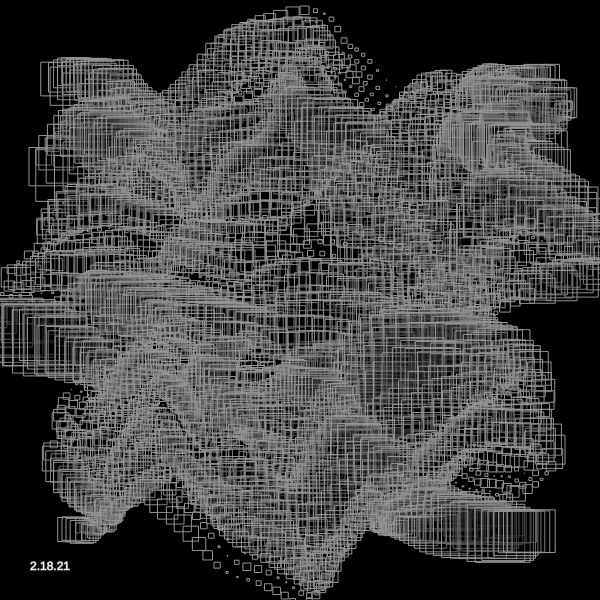
Frame 1 (no input)
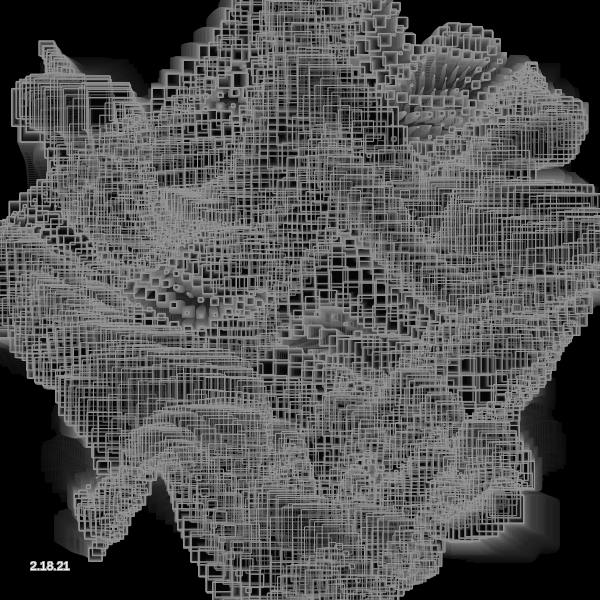
Frame 60 (no input)
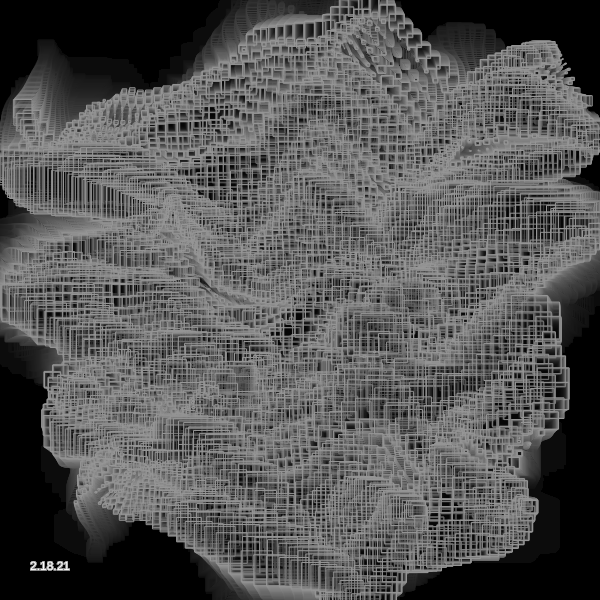
Frame 120 (the mouse pressed at the canvas centre since frame 60)

The p5.js sketch that drew these frames (run headless with seeded random() and noise() and a simulated clock; from frame 60 on, the mouse is pressed at the canvas centre):

// p5.js sketch
// ── sketch.js


/*
Mod from
kusakari
*/

let aryObjects_ = [];
let aryXY_ = [];
let aryNoiseXY_ = [];
let xyStep_;
let noiseStep_;
let noiseXStart_;
let noiseX_;
let noiseYStart_;
let noiseY_;
let noiseT_;
let deg_;
let divideNum_;
let scale_;


function setup () {
    var canvas;
    if(windowWidth>=600 && windowHeight >=600){
      canvas = createCanvas(600, 600);
    }
    else{
      canvas = createCanvas(windowWidth, windowHeight - 100);
    }

    var x = (windowWidth - width) / 2;
    var y = (windowHeight - height) / 2;

    canvas.position(x, y);

    background(0);
    noStroke();
    fill(255);
    // frameRate(30);
    rectMode(CENTER);
    divideNum_ = 80;
    xyStep_ = width/divideNum_;
    noiseStep_ = 0.04*1;
    noiseXStart_ = random(40);
    noiseX_ = noiseXStart_;
    noiseYStart_ = random(10);
    noiseY_ = noiseYStart_;
    noiseT_ = random(10);
    deg_ = 2;
    scale_ = width/691*30;
    aryNoiseXY_ = set_noise(aryNoiseXY_);
    aryXY_ = set_xy(aryXY_);
}

function draw() {
  noiseT_ += noiseStep_ * 0.2;
  aryNoiseXY_ = update_noise(aryNoiseXY_);
  aryXY_ = set_xy(aryXY_);
  background(0, 10);
  noFill();
  stroke(150)
  fill(0, 20)
  for (let iY = 1; iY < aryXY_.length; iY++) {
    for (let iX = 1; iX < aryXY_[iY].length; iX++) {
      let wx = aryXY_[iY][iX][0]-aryXY_[iY-1][iX-1][0];
      let wy = aryXY_[iY][iX][1]-aryXY_[iY-1][iX-1][1];
      rect(aryXY_[iY-1][iX-1][0] + wx/2, aryXY_[iY-1][iX-1][1] + wy/2,
              wx*2 , wx*2)
    }
  }
  fill(255)
  text("2.18.21", 30, height-30)
}
function set_noise(aryNoiseXY) {
  aryNoiseXY = []
  let iY = 0;
  let iX;
  for (let y = 0; y < height; y+=xyStep_) {
    aryNoiseXY[iY] = [];
    noiseX_ = noiseXStart_;
    iX = 0;
    for (let x = 0; x < height; x+=xyStep_) {
      aryNoiseXY[iY][iX] = []
      aryNoiseXY[iY][iX].push(noiseX_, noiseY_, noiseT_);
      noiseX_ += noiseStep_*2;
      iX++;
    }
    noiseY_ += noiseStep_*2;
    iY++;
  }
  return aryNoiseXY;
}

function update_noise(aryNoiseXY) {
  for (let iY = 0; iY < aryNoiseXY.length; iY++) {
    for (let iX = 0; iX < aryNoiseXY[iY].length; iX++) {
      aryNoiseXY[iY][iX][2] = noiseT_;
    }
  }
  return aryNoiseXY;
}

function calc_sumNoiseX(ary, selectY) {
  let sum = 0;
  for (let i = 0; i < ary[selectY].length; i++) {
    sum += pow(noise(ary[selectY][i][0], ary[selectY][i][1], ary[selectY][i][2]), deg_);
  }
  return sum;
}

function calc_sumNoiseY(ary, selectX) {
  let sum = 0;
  for (let i = 0; i < ary.length; i++) {
    sum += pow(noise(ary[i][selectX][0], ary[i][selectX][1], ary[i][selectX][2]), deg_);
  }
  return sum;
}

function set_xy(aryXY) {
  aryXY = [];
  let noiseVal;
  for (let i = 0; i < aryNoiseXY_.length; i++) {
    aryXY[i] = [];
    let sumNoiseX = calc_sumNoiseX(aryNoiseXY_, i);
    let currentSumNoiseX = 0;
    for (let j = 0; j < aryNoiseXY_[i].length; j++) {
      noiseVal = pow(noise(aryNoiseXY_[i][j][0], aryNoiseXY_[i][j][1], aryNoiseXY_[i][j][2]), deg_);
      aryXY[i][j] = [];
      currentSumNoiseX += noiseVal*scale_;
      aryXY[i][j][0] = width/2 - sumNoiseX/2*scale_ + currentSumNoiseX;
    }
  }
  for (let j = 0; j < aryNoiseXY_[0].length; j++) {
    let sumNoiseY = calc_sumNoiseY(aryNoiseXY_, j);
    let currentSumNoiseY = 0;
    for (let i = 0; i < aryNoiseXY_.length; i++) {
      noiseVal = pow(noise(aryNoiseXY_[i][j][0], aryNoiseXY_[i][j][1], aryNoiseXY_[i][j][2]), deg_);
      currentSumNoiseY += noiseVal*scale_;
      aryXY[i][j][1] = height/2 - sumNoiseY/2*scale_ + currentSumNoiseY;
    }
  }
  return aryXY;
}
